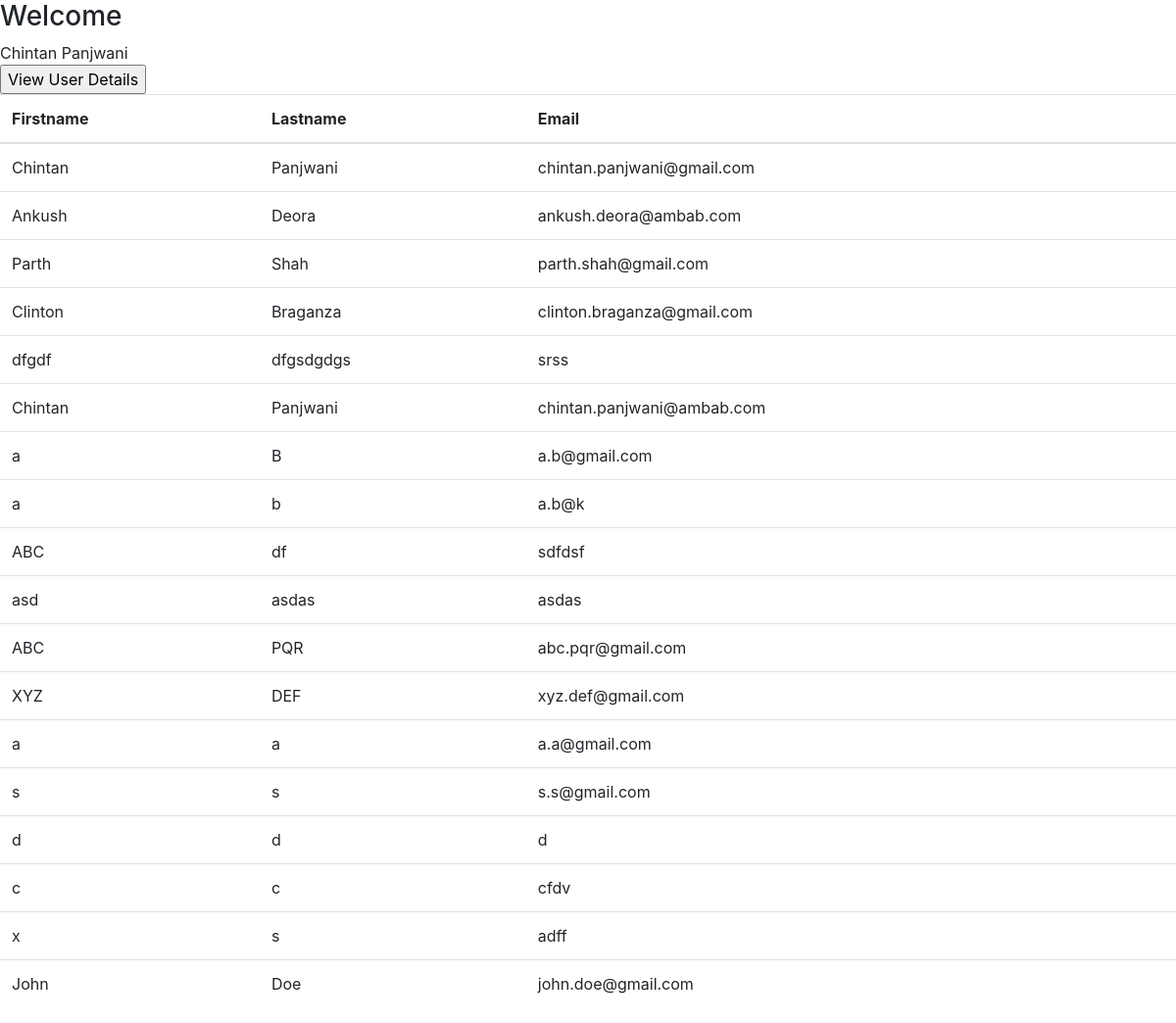
The app's page /index2.php (signed in) with its own data.
### tables this page shows
CREATE TABLE `register_user` (
  `id` int(11) NOT NULL AUTO_INCREMENT,
  `fname` varchar(100) DEFAULT NULL,
  `lname` varchar(100) DEFAULT NULL,
  `email` varchar(30) NOT NULL DEFAULT '',
  `mob` varchar(15) NOT NULL DEFAULT '',
  `dob` date DEFAULT NULL,
  `photo` varchar(30) DEFAULT NULL,
  `uname` varchar(20) DEFAULT NULL,
  `pwd` varchar(50) DEFAULT NULL,
  `status` char(1) DEFAULT NULL,
  PRIMARY KEY (`id`,`email`,`mob`),
  UNIQUE KEY `email` (`email`),
  UNIQUE KEY `email_2` (`email`),
  UNIQUE KEY `mob` (`mob`),
  UNIQUE KEY `uname` (`uname`)
);

### index2.php (the view, shortened to what this page needs)
<?php include './config_mysqli.php'; ?>
<!DOCTYPE html>
<html>
<head>
	<link rel="stylesheet" type="text/css" href="https://maxcdn.bootstrapcdn.com/bootstrap/4.0.0-beta.3/css/bootstrap.min.css">
</head>
<body>
      <?php
$status = $_SESSION['status'];
echo "<h3>Welcome</h3>".$_SESSION['fname']." ".$_SESSION['lname'];
if($status == 1)
{
	echo "<form action='index2.php' method='POST'>";
	echo "<input type=submit value='View User Details' name='submit'>";
	echo "</form>";
	$query = "SELECT fname,lname,email FROM register_user";
	$result = mysqli_query($conn,$query);
	if(mysqli_num_rows($result)>0)
	{
		?>
		<table class="table">
    <thead>
      <tr>
        <th>Firstname</th>
        <th>Lastname</th>
        <th>Email</th>
      </tr>
    </thead>
    <tbody>
    	<?php
		while($row = mysqli_fetch_assoc($result))
		{
			echo '<tr>';
			$first_name = $row['fname'];
			$last_name = $row['lname'];
			$email = $row['email'];
			echo "<td>$first_name</td>";
			echo "<td>$last_name</td>";
			echo "<td>$email</td>";
			echo '</tr>';
		}
	}
}
else
{
	echo "<h1>Your details are:</h1>";
}
?>
    </tbody>
  </table>
</body>
</html>

### records on screen
register_user: fname "Chintan", lname "Panjwani", email "chintan.panjwani@gmail.com"
register_user: fname "Ankush", lname "Deora", email "ankush.deora@ambab.com"
register_user: fname "Parth", lname "Shah", email "parth.shah@gmail.com"
register_user: fname "Clinton", lname "Braganza", email "clinton.braganza@gmail.com"
register_user: fname "dfgdf", lname "dfgsdgdgs", email "srss"
register_user: fname "Chintan", lname "Panjwani", email "chintan.panjwani@ambab.com"
register_user: fname "a", lname "B", email "a.b@gmail.com"
register_user: fname "a", lname "b", email "a.b@k"
register_user: fname "ABC", lname "df", email "sdfdsf"
register_user: fname "asd", lname "asdas", email "asdas"
register_user: fname "ABC", lname "PQR", email "abc.pqr@gmail.com"
register_user: fname "XYZ", lname "DEF", email "xyz.def@gmail.com"
register_user: fname "a", lname "a", email "a.a@gmail.com"
register_user: fname "s", lname "s", email "s.s@gmail.com"
register_user: fname "d", lname "d", email "d"
register_user: fname "c", lname "c", email "cfdv"
register_user: fname "x", lname "s", email "adff"
register_user: fname "John", lname "Doe", email "john.doe@gmail.com"

### other values on screen
$_SESSION['fname'] "Chintan"
$_SESSION['lname'] "Panjwani"
